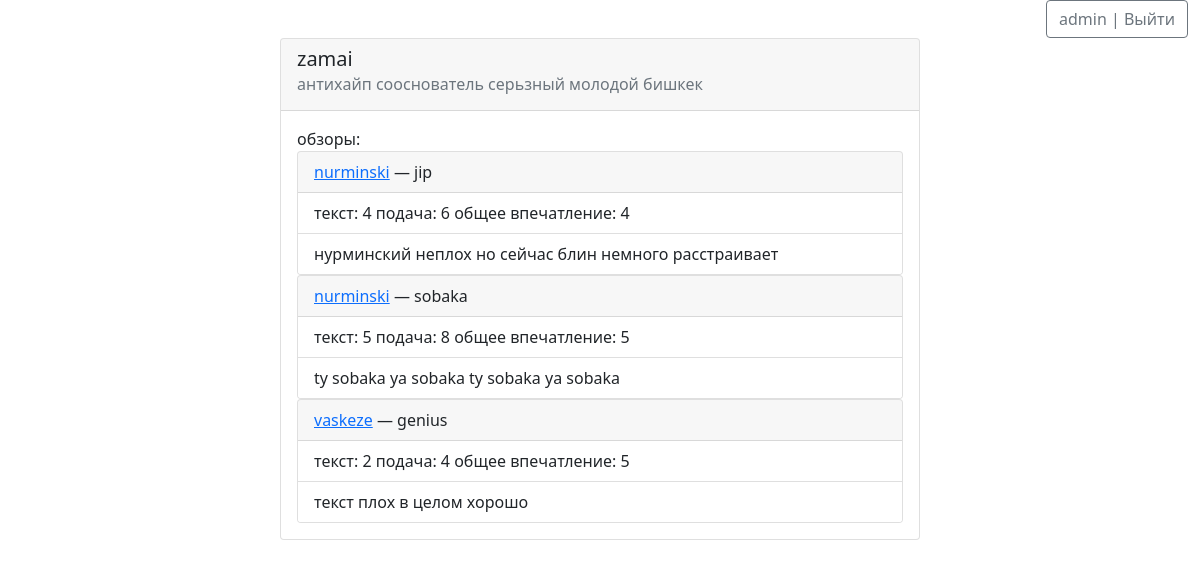
The app's page /dude/2/ (signed in) with its own data.
### polls/models.py (models this page shows, shortened)
class Dude(models.Model):
    user = models.OneToOneField(User, on_delete=models.CASCADE)
    bio = models.TextField()
    photo = models.CharField(max_length=150) # путь до картинки
    is_judge = models.BooleanField(default=False)
    def __str__(self):
        return self.user.username

class Review(models.Model):
    author = models.ForeignKey(Dude, on_delete=models.PROTECT)
    song = models.ForeignKey(Song, on_delete=models.CASCADE, default = None)
    text_score = models.IntegerField(default=0)
    flow_score = models.IntegerField(default=0)
    general_score = models.IntegerField(default=0)
    pub_date = models.DateTimeField('date published', auto_now = True)
    comment = models.TextField()

class Song(models.Model):
    author = models.ForeignKey(Dude, on_delete=models.CASCADE)
    title = models.CharField(max_length=50)
    pub_date = models.DateTimeField('date published', auto_now = True)
    lyrics = models.TextField()

### polls/views.py (the view)
# urls.py: path('dude/<int:dude_id>/', views.view_dude, name='view_dude'),
def view_dude(request, dude_id):
    try:
        dude = Dude.objects.get(id=dude_id)
    except:
        raise Http404("Такого dude не существует")
    if (str(request.user)  == str(dude) ):
        adress = 'polls/myprofile.html'
    else: adress = 'polls/userpage.html'
    if dude.is_judge:
        review_list = dude.review_set.all()
        return render(request, adress, {'user':dude, 'review_list':review_list})
    else:
        song_list = dude.song_set.all()
        return render(request, adress, {'user':dude, 'song_list':song_list})

### vova/templates/polls/userpage.html (shortened to what this page needs)
 {% extends 'base.html' %}
{% block content %}
<div class="card" style="width: 40rem;">
    <div class="card-header">
      <h5 class="card-title">{{user}}</h5>
      <h6 class="card-subtitle mb-2 text-muted">{{user.bio}}</h6>
    </div>
    <div class="card-body">
    {% if review_list %}
        обзоры:
            {% for review in review_list %}
                <div class="card">
                    <div class="card-header">
                        <a class="card-link" href =" {% url 'polls:view_dude' review.song.author.id %} ">{{ review.song.author }}</a> — {{ review.song.title }}
                    </div>
                    <ul class="list-group list-group-flush">
                        <li class="list-group-item">текст: {{ review.text_score }} подача: {{ review.flow_score }} общее впечатление: {{ review.general_score }}</li>
                        <li class="list-group-item">{{ review.comment }}</li>
                    </ul>
                </div>
            {% endfor %}
    {% endif %}
    </div>
  </div>
{% endblock %}

### vova/templates/base.html (shortened to what this page needs)
<!DOCTYPE html>
<html lang="en">
<head>
    <link href="https://cdn.jsdelivr.net/npm/bootstrap@5.1.3/dist/css/bootstrap.min.css" rel="stylesheet">
</head>
<body>
    <div class="container-fluid text-end">
        {% if request.user.is_authenticated %}
            <a class="btn btn-outline-secondary" href =" {% url 'polls:logout'%} "> {{request.user.username}} | Выйти</a>
        {% else %}
            <a class="btn btn-outline-secondary" href =" {% url 'polls:register'%} ">Зарегистрироваться</a> |
            <a class="btn btn-success" href =" {% url 'polls:login'%} ">Войти</a>
        {% endif %}
    </div>
    <div class="container d-flex justify-content-center">
        {% block content %}  {% endblock %}
    </div>
</body>
</html>

### records on screen
Dude: user.username "zamai", bio "антихайп сооснователь серьзный молодой бишкек"
Review: song.author "nurminski", song "jip", text_score "4", flow_score "6", general_score "4", comment "нурминский неплох но сейчас блин немного расстраивает"
Review: song.author "nurminski", song "sobaka", text_score "5", flow_score "8", general_score "5", comment "ty sobaka ya sobaka ty sobaka ya sobaka"
Review: song.author "vaskeze", song "genius", text_score "2", flow_score "4", general_score "5", comment "текст плох в целом хорошо"

### other values on screen
{{ request.user.username }} "admin"
